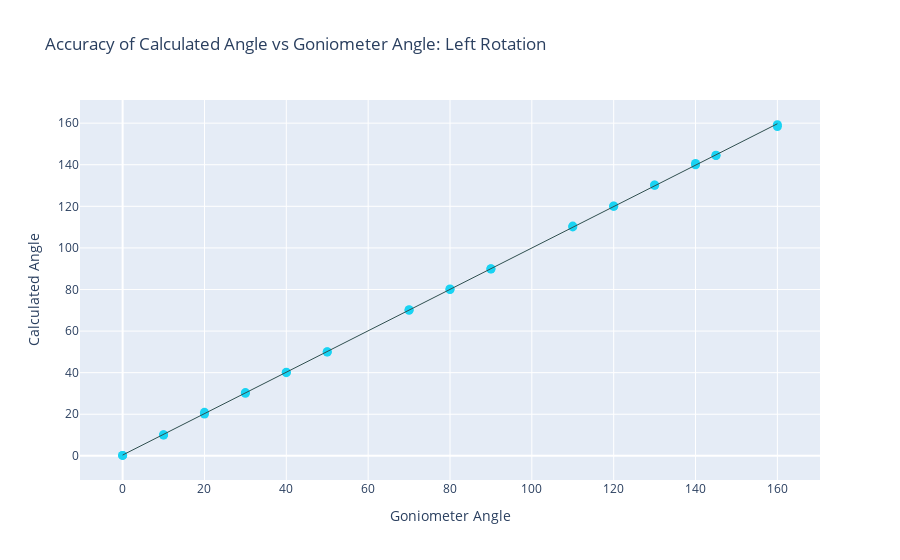

Here is the notebook cell this chart was saved with:
### Code cell
#Plot the results as a scatter plot with the line of best fit
fig = px.scatter(left_df, x="Goniometer", y="Calculated", trendline="ols", title="Accuracy of Calculated Angle vs Goniometer Angle: Left Rotation",
                labels={"Goniometer": "Goniometer Angle", "Calculated": "Calculated Angle"})
fig.update_traces(marker=dict(size=9, color="#19D3F3"),selector=dict(mode='markers'))
fig.update_traces(line=dict(width=1, color="DarkSlateGrey"))
fig.update
fig.show()

### Figure 1 — Plotly figure (JSON) as saved in the notebook; plotly's stock layout.template omitted (floating-point values rounded to 4 significant figures)
{"data": [{"hovertemplate": "Goniometer Angle=%{x}<br>Calculated Angle=%{y}<extra></extra>", "legendgroup": "", "line": {"color": "DarkSlateGrey", "width": 1}, "marker": {"color": "#19D3F3", "size": 9, "symbol": "circle"}, "mode": "markers", "name": "", "showlegend": false, "type": "scatter", "x": [0, 0, 10, 10, 20, 20, 30, 30, 40, 40, 50, 50, 70, 70, 80, 80, 90, 90, 110, 110, 120, 120, 130, 130, 140, 140, 145, 145, 160, 160], "xaxis": "x", "y": [0.22, 0.22, 10.04, 10.16, 20.92, 20.14, 30.42, 30.08, 40, 40.24, 49.91, 50.08, 70.02, 70.3, 79.99, 80.21, 89.85, 90, 110.5, 110.1, 120.0, 120.2, 130.1, 130.3, 140.0, 140.6, 144.6, 144.4, 159.3, 158.4], "yaxis": "y"}, {"hovertemplate": "<b>OLS trendline</b><br>Calculated = 0.995839 * Goniometer + 0.369514<br>R<sup>2</sup>=0.999943<br><br>Goniometer Angle=%{x}<br>Calculated Angle=%{y} <b>(trend)</b><extra></extra>", "legendgroup": "", "line": {"color": "DarkSlateGrey", "width": 1}, "marker": {"color": "#636efa", "symbol": "circle"}, "mode": "lines", "name": "", "showlegend": false, "type": "scatter", "x": [0, 0, 10, 10, 20, 20, 30, 30, 40, 40, 50, 50, 70, 70, 80, 80, 90, 90, 110, 110, 120, 120, 130, 130, 140, 140, 145, 145, 160, 160], "xaxis": "x", "y": [0.3695, 0.3695, 10.33, 10.33, 20.29, 20.29, 30.24, 30.24, 40.2, 40.2, 50.16, 50.16, 70.08, 70.08, 80.04, 80.04, 90.0, 90.0, 109.9, 109.9, 119.9, 119.9, 129.8, 129.8, 139.8, 139.8, 144.8, 144.8, 159.7, 159.7], "yaxis": "y"}], "layout": {"legend": {"tracegroupgap": 0}, "title": {"text": "Accuracy of Calculated Angle vs Goniometer Angle: Left Rotation"}, "xaxis": {"anchor": "y", "domain": [0, 1], "title": {"text": "Goniometer Angle"}}, "yaxis": {"anchor": "x", "domain": [0, 1], "title": {"text": "Calculated Angle"}}}}
